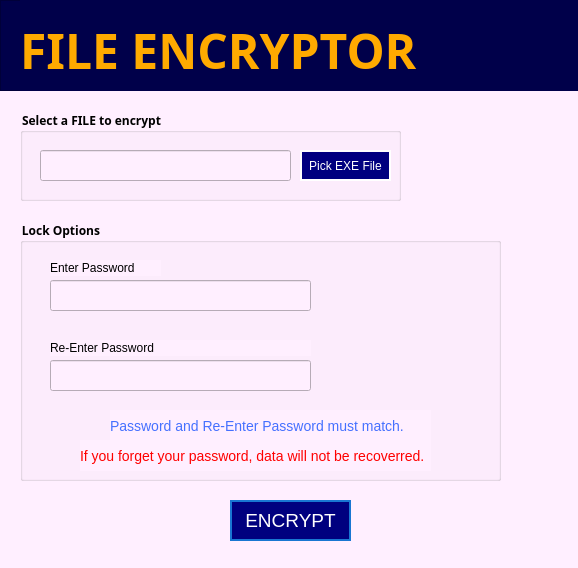
<?xml version="1.0" encoding="UTF-8"?>
<ui version="4.0">
 <class>encrypt</class>
 <widget class="QDialog" name="encrypt">
  <property name="geometry">
   <rect>
    <x>0</x>
    <y>0</y>
    <width>578</width>
    <height>568</height>
   </rect>
  </property>
  <property name="sizePolicy">
   <sizepolicy hsizetype="Preferred" vsizetype="Preferred">
    <horstretch>0</horstretch>
    <verstretch>0</verstretch>
   </sizepolicy>
  </property>
  <property name="font">
   <font>
    <family>Segoe UI Black</family>
    <weight>75</weight>
    <bold>true</bold>
   </font>
  </property>
  <property name="windowTitle">
   <string>EXE Locker</string>
  </property>
  <property name="windowIcon">
   <iconset>
    <normaloff>:/images/icon.png</normaloff>:/images/icon.png</iconset>
  </property>
  <property name="styleSheet">
   <string notr="true">background-color:rgb(255, 239, 255)</string>
  </property>
  <widget class="QFrame" name="frame">
   <property name="geometry">
    <rect>
     <x>0</x>
     <y>0</y>
     <width>671</width>
     <height>91</height>
    </rect>
   </property>
   <property name="minimumSize">
    <size>
     <width>421</width>
     <height>0</height>
    </size>
   </property>
   <property name="toolTip">
    <string>&lt;html&gt;&lt;head/&gt;&lt;body&gt;&lt;p&gt;&lt;img src=&quot;:/images/lock.png&quot;/&gt;&lt;/p&gt;&lt;/body&gt;&lt;/html&gt;</string>
   </property>
   <property name="whatsThis">
    <string>&lt;html&gt;&lt;head/&gt;&lt;body&gt;&lt;p&gt;&lt;img src=&quot;:/images/lock.png&quot;/&gt;&lt;/p&gt;&lt;/body&gt;&lt;/html&gt;</string>
   </property>
   <property name="styleSheet">
    <string notr="true">background-color:rgb(0, 0, 74)</string>
   </property>
   <property name="frameShape">
    <enum>QFrame::StyledPanel</enum>
   </property>
   <property name="frameShadow">
    <enum>QFrame::Raised</enum>
   </property>
   <widget class="QLabel" name="fontLabel">
    <property name="geometry">
     <rect>
      <x>20</x>
      <y>-10</y>
      <width>571</width>
      <height>121</height>
     </rect>
    </property>
    <property name="font">
     <font>
      <family>Showcard Gothic</family>
      <pointsize>48</pointsize>
      <weight>50</weight>
      <bold>false</bold>
     </font>
    </property>
    <property name="toolTip">
     <string>&lt;html&gt;&lt;head/&gt;&lt;body&gt;&lt;p&gt;LK&lt;/p&gt;&lt;/body&gt;&lt;/html&gt;</string>
    </property>
    <property name="styleSheet">
     <string notr="true">#fontLabel {
	color: RED;
}</string>
    </property>
    <property name="text">
     <string>&lt;html&gt;&lt;head/&gt;&lt;body&gt;&lt;p&gt;&lt;img src=&quot;:/Image/lock.jpg&quot;/&gt;&lt;span style=&quot; font-size:36pt; font-weight:600; color:#ffaa00;&quot;&gt;FILE ENCRYPTOR&lt;/span&gt;&lt;/p&gt;&lt;/body&gt;&lt;/html&gt;</string>
    </property>
   </widget>
  </widget>
  <widget class="QGroupBox" name="step1GroupBox">
   <property name="geometry">
    <rect>
     <x>20</x>
     <y>110</y>
     <width>381</width>
     <height>91</height>
    </rect>
   </property>
   <property name="styleSheet">
    <string notr="true">QGroupBox::title {
	font-size: 32px;
}</string>
   </property>
   <property name="title">
    <string>Select a FILE to encrypt</string>
   </property>
   <property name="flat">
    <bool>false</bool>
   </property>
   <widget class="QLineEdit" name="locationLineEdit">
    <property name="enabled">
     <bool>true</bool>
    </property>
    <property name="geometry">
     <rect>
      <x>20</x>
      <y>40</y>
      <width>251</width>
      <height>31</height>
     </rect>
    </property>
    <property name="readOnly">
     <bool>true</bool>
    </property>
   </widget>
   <widget class="QPushButton" name="pickFileButton">
    <property name="geometry">
     <rect>
      <x>280</x>
      <y>40</y>
      <width>91</width>
      <height>31</height>
     </rect>
    </property>
    <property name="styleSheet">
     <string notr="true">#pickFileButton {
    border: 2px solid #1976D2;
    background-color:rgb(0, 0, 127);
    min-width: 80px;
	color: white;
}
#pickFileButton:hover {
    background-color:#a4ffa7;
    
}

#pickFileButton:pressed {
    background-color: #0D47A1;
}

#pickFileButton:flat {
    border: none; /* no border for a flat push button */
}

#pickFileButton:default {
    border-color: white; /* make the default button prominent */
}

#pickFileButton:disabled {
	background-color: #E3F2FD;
	border-color: #BBDEFB;
}</string>
    </property>
    <property name="text">
     <string>Pick EXE File</string>
    </property>
   </widget>
  </widget>
  <widget class="QPushButton" name="lockButton">
   <property name="enabled">
    <bool>true</bool>
   </property>
   <property name="geometry">
    <rect>
     <x>230</x>
     <y>590</y>
     <width>111</width>
     <height>41</height>
    </rect>
   </property>
   <property name="font">
    <font>
     <family>Segoe UI</family>
     <pointsize>12</pointsize>
     <weight>75</weight>
     <bold>true</bold>
    </font>
   </property>
   <property name="styleSheet">
    <string notr="true">#lockButton {
    border: 2px solid #1976D2;
    background-color:rgb(0, 0, 127);
    min-width: 80px;
	color: white;
}
#lockButton:hover {
    background-color:rgb(164, 255, 167);
    
}

#lockButton:pressed {
    background-color: #0D47A1;
}

#lockButton:flat {
    border: none; /* no border for a flat push button */
}

#lockButton:default {
    border-color: white; /* make the default button prominent */
}

#lockButton:disabled {
	background-color: #E3F2FD;
	border-color: #BBDEFB;
}</string>
   </property>
   <property name="text">
    <string>ENCRYPT</string>
   </property>
   <property name="icon">
    <iconset>
     <normaloff>:/images/lock.png</normaloff>:/images/lock.png</iconset>
   </property>
   <property name="flat">
    <bool>false</bool>
   </property>
  </widget>
  <widget class="QLabel" name="label_6">
   <property name="geometry">
    <rect>
     <x>20</x>
     <y>600</y>
     <width>151</width>
     <height>31</height>
    </rect>
   </property>
   <property name="text">
    <string/>
   </property>
   <property name="pixmap">
    <pixmap>:/images/iceapps_logo.png</pixmap>
   </property>
  </widget>
  <widget class="QGroupBox" name="groupBox">
   <property name="geometry">
    <rect>
     <x>20</x>
     <y>220</y>
     <width>481</width>
     <height>261</height>
    </rect>
   </property>
   <property name="styleSheet">
    <string notr="true">font: 14pt &quot;MS Shell Dlg 2&quot;;</string>
   </property>
   <property name="title">
    <string>Lock Options</string>
   </property>
   <widget class="QLabel" name="label_2">
    <property name="geometry">
     <rect>
      <x>30</x>
      <y>40</y>
      <width>111</width>
      <height>16</height>
     </rect>
    </property>
    <property name="styleSheet">
     <string notr="true">font: 75 10pt &quot;Segoe UI&quot;;</string>
    </property>
    <property name="text">
     <string>Enter Password</string>
    </property>
   </widget>
   <widget class="QLineEdit" name="passwordLineEdit">
    <property name="geometry">
     <rect>
      <x>30</x>
      <y>60</y>
      <width>261</width>
      <height>31</height>
     </rect>
    </property>
    <property name="echoMode">
     <enum>QLineEdit::Password</enum>
    </property>
   </widget>
   <widget class="QLabel" name="label_3">
    <property name="geometry">
     <rect>
      <x>30</x>
      <y>120</y>
      <width>261</width>
      <height>16</height>
     </rect>
    </property>
    <property name="styleSheet">
     <string notr="true">font: 75 10pt &quot;Segoe UI&quot;;</string>
    </property>
    <property name="text">
     <string>Re-Enter Password</string>
    </property>
   </widget>
   <widget class="QLineEdit" name="passwordAgainLineEdit">
    <property name="geometry">
     <rect>
      <x>30</x>
      <y>140</y>
      <width>261</width>
      <height>31</height>
     </rect>
    </property>
    <property name="echoMode">
     <enum>QLineEdit::Password</enum>
    </property>
   </widget>
   <widget class="QLabel" name="label_4">
    <property name="geometry">
     <rect>
      <x>90</x>
      <y>190</y>
      <width>321</width>
      <height>31</height>
     </rect>
    </property>
    <property name="styleSheet">
     <string notr="true">color: rgb(69, 112, 255);
font-size: 14px;</string>
    </property>
    <property name="text">
     <string>Password and Re-Enter Password must match.</string>
    </property>
   </widget>
   <widget class="QLabel" name="label_5">
    <property name="geometry">
     <rect>
      <x>60</x>
      <y>220</y>
      <width>351</width>
      <height>31</height>
     </rect>
    </property>
    <property name="styleSheet">
     <string notr="true">color: red;
font-size: 14px;</string>
    </property>
    <property name="text">
     <string>If you forget your password, data will not be recoverred.</string>
    </property>
   </widget>
  </widget>
  <widget class="QPushButton" name="encryptButton">
   <property name="geometry">
    <rect>
     <x>230</x>
     <y>500</y>
     <width>121</width>
     <height>41</height>
    </rect>
   </property>
   <property name="font">
    <font>
     <family>MS Shell Dlg 2</family>
     <pointsize>14</pointsize>
     <weight>50</weight>
     <italic>false</italic>
     <bold>false</bold>
    </font>
   </property>
   <property name="styleSheet">
    <string notr="true">#encryptButton {
	font: 14pt &quot;MS Shell Dlg 2&quot;;
    border: 2px solid #1976D2;
    background-color:rgb(0, 0, 127);
    min-width: 80px;
	color: white;
}
#encryptButton:hover {
    background-color:rgb(164, 255, 167);
    
}

#encryptButton:pressed {
    background-color: #0D47A1;
}

#encryptButton:flat {
    border: none; /* no border for a flat push button */
}

#encryptButton:default {
    border-color: white; /* make the default button prominent */
}

#encryptButton:disabled {
	background-color: #E3F2FD;
	border-color: #BBDEFB;
}</string>
   </property>
   <property name="text">
    <string>ENCRYPT</string>
   </property>
  </widget>
 </widget>
 <resources>
  <include location="resources.qrc"/>
 </resources>
 <connections/>
</ui>
